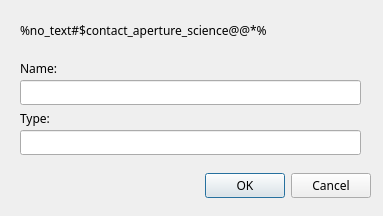
<?xml version="1.0" encoding="UTF-8"?>
<ui version="4.0">
 <class>RenDlg</class>
 <widget class="QDialog" name="RenDlg">
  <property name="geometry">
   <rect>
    <x>0</x>
    <y>0</y>
    <width>383</width>
    <height>216</height>
   </rect>
  </property>
  <property name="sizePolicy">
   <sizepolicy hsizetype="Fixed" vsizetype="Fixed">
    <horstretch>0</horstretch>
    <verstretch>0</verstretch>
   </sizepolicy>
  </property>
  <property name="minimumSize">
   <size>
    <width>383</width>
    <height>216</height>
   </size>
  </property>
  <property name="maximumSize">
   <size>
    <width>383</width>
    <height>216</height>
   </size>
  </property>
  <property name="font">
   <font>
    <family>Sans Serif</family>
   </font>
  </property>
  <property name="windowTitle">
   <string>Set name</string>
  </property>
  <property name="windowIcon">
   <iconset resource="../icon/icon.qrc">
    <normaloff>:/icon/gridisk.png</normaloff>:/icon/gridisk.png</iconset>
  </property>
  <widget class="QDialogButtonBox" name="buttonBox">
   <property name="geometry">
    <rect>
     <x>30</x>
     <y>170</y>
     <width>341</width>
     <height>32</height>
    </rect>
   </property>
   <property name="orientation">
    <enum>Qt::Horizontal</enum>
   </property>
   <property name="standardButtons">
    <set>QDialogButtonBox::Cancel|QDialogButtonBox::Ok</set>
   </property>
  </widget>
  <widget class="QLabel" name="label">
   <property name="geometry">
    <rect>
     <x>20</x>
     <y>10</y>
     <width>351</width>
     <height>41</height>
    </rect>
   </property>
   <property name="font">
    <font>
     <family>Sans Serif</family>
     <pointsize>9</pointsize>
    </font>
   </property>
   <property name="text">
    <string>%no_text#$contact_aperture_science@@*%</string>
   </property>
   <property name="wordWrap">
    <bool>true</bool>
   </property>
  </widget>
  <widget class="QLineEdit" name="lineEdit">
   <property name="geometry">
    <rect>
     <x>20</x>
     <y>80</y>
     <width>341</width>
     <height>25</height>
    </rect>
   </property>
   <property name="font">
    <font>
     <family>Sans Serif</family>
     <pointsize>9</pointsize>
    </font>
   </property>
  </widget>
  <widget class="QLineEdit" name="lineEdit_2">
   <property name="geometry">
    <rect>
     <x>20</x>
     <y>130</y>
     <width>341</width>
     <height>25</height>
    </rect>
   </property>
   <property name="font">
    <font>
     <family>Sans Serif</family>
     <pointsize>9</pointsize>
    </font>
   </property>
   <property name="text">
    <string/>
   </property>
  </widget>
  <widget class="QLabel" name="label_2">
   <property name="geometry">
    <rect>
     <x>20</x>
     <y>60</y>
     <width>67</width>
     <height>17</height>
    </rect>
   </property>
   <property name="font">
    <font>
     <family>Sans Serif</family>
     <pointsize>9</pointsize>
    </font>
   </property>
   <property name="text">
    <string>Name:</string>
   </property>
  </widget>
  <widget class="QLabel" name="label_3">
   <property name="geometry">
    <rect>
     <x>20</x>
     <y>110</y>
     <width>67</width>
     <height>17</height>
    </rect>
   </property>
   <property name="font">
    <font>
     <family>Sans Serif</family>
     <pointsize>9</pointsize>
    </font>
   </property>
   <property name="text">
    <string>Type:</string>
   </property>
  </widget>
 </widget>
 <resources>
  <include location="../icon/icon.qrc"/>
 </resources>
 <connections>
  <connection>
   <sender>buttonBox</sender>
   <signal>accepted()</signal>
   <receiver>RenDlg</receiver>
   <slot>accept()</slot>
   <hints>
    <hint type="sourcelabel">
     <x>248</x>
     <y>254</y>
    </hint>
    <hint type="destinationlabel">
     <x>157</x>
     <y>274</y>
    </hint>
   </hints>
  </connection>
  <connection>
   <sender>buttonBox</sender>
   <signal>rejected()</signal>
   <receiver>RenDlg</receiver>
   <slot>reject()</slot>
   <hints>
    <hint type="sourcelabel">
     <x>316</x>
     <y>260</y>
    </hint>
    <hint type="destinationlabel">
     <x>286</x>
     <y>274</y>
    </hint>
   </hints>
  </connection>
 </connections>
</ui>
